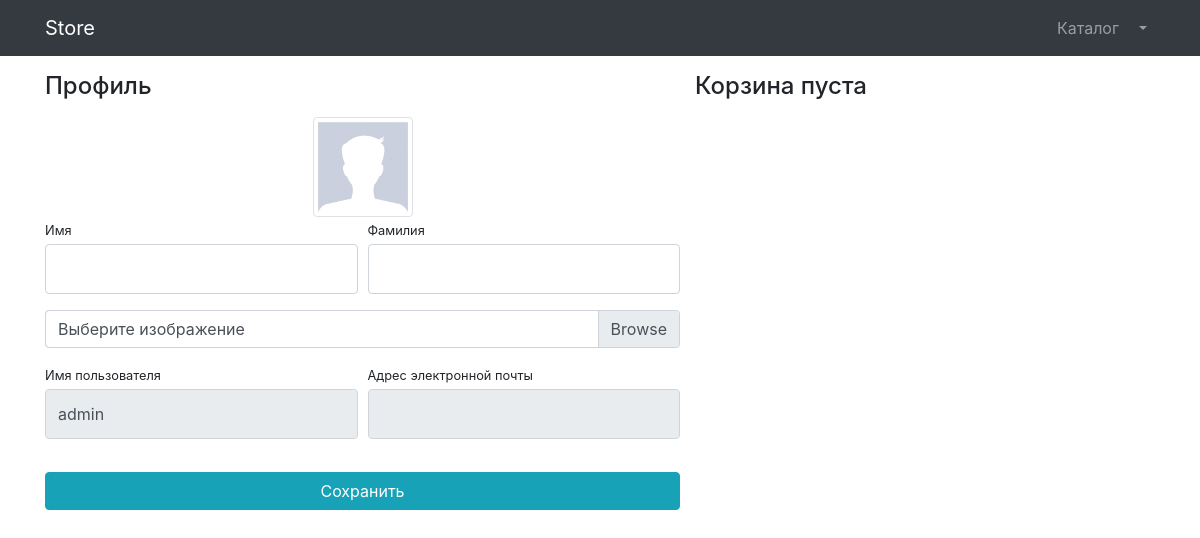
Before: /users/profile/1/ (signed in) with the older database file.
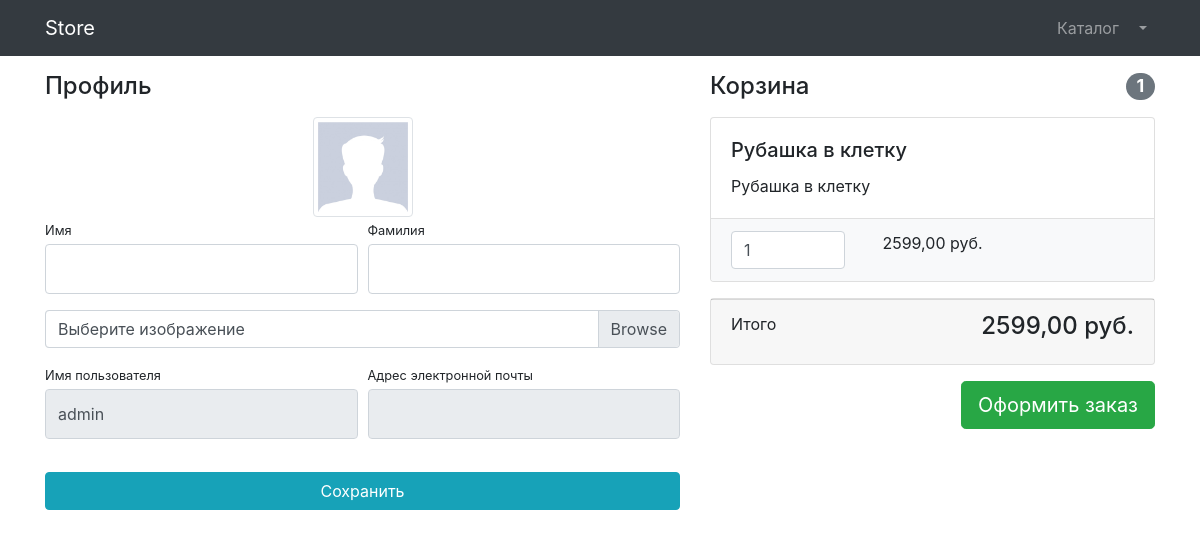
After: the same page with the newer database file.
### users/models.py (models this page shows)
class User(AbstractUser):
    images = models.ImageField(upload_to='users', verbose_name='Фотография пользователя')
    is_verified_email = models.BooleanField(default=False)  # Подтверждение почты
    class Meta:
        verbose_name = 'Пользователь'
        verbose_name_plural = 'Пользователи'

### products/models.py (models this page shows, shortened)
class Basket(models.Model):
    user = models.ForeignKey(User, on_delete=models.CASCADE)
    product = models.ForeignKey(Product, on_delete=models.CASCADE)
    quantity = models.PositiveSmallIntegerField(default=0)
    create_at = models.DateTimeField(auto_now_add=True)
    objects = BasketQuerySet.as_manager()
    def product_sum(self):
        return self.quantity * self.product.price

class Product(models.Model):
    name = models.CharField(verbose_name='Название', max_length=255, unique=True)
    description = models.TextField(verbose_name='Описание')
    price = models.DecimalField(verbose_name='Цена', max_digits=15, decimal_places=2)
    quantity = models.PositiveIntegerField(verbose_name='Количество', default=0)
    image = models.ImageField(verbose_name='Изображение', upload_to='product')
    category = models.ForeignKey(ProductCategory, on_delete=models.PROTECT, verbose_name='Категория')
    class Meta:
        verbose_name = 'Товар'
        verbose_name_plural = 'Товары'

### users/views.py (the view, shortened to what this page needs)
# urls.py: path('profile/<int:pk>/', login_required(ProfileUpdateView.as_view()), name='profile'),
class ProfileUpdateView(generic.UpdateView):
    model = User
    form_class = UserProfileForm
    template_name = 'users/profile.html'

### users/forms.py
class UserProfileForm(UserChangeForm):
    class Meta:
        model = User
        fields = ['first_name', 'last_name', 'images', 'username', 'email']
    first_name = forms.CharField(widget=forms.TextInput(
        attrs={'class': 'form-control py-4'}
    ))
    last_name = forms.CharField(widget=forms.TextInput(
        attrs={'class': 'form-control py-4'}
    ))
    images = forms.ImageField(widget=forms.FileInput(attrs={'class': 'custom-file-label'}))
    username = forms.CharField(widget=forms.TextInput(
        attrs={'class': 'form-control py-4', 'readonly': True}
    ))
    email = forms.CharField(widget=forms.EmailInput(
        attrs={'class': 'form-control py-4', 'readonly': True}
    ))

### products/context_processors.py (called while the page is built)
def baskets(request):
    user = request.user
    if user.is_authenticated:
        return {'baskets': Basket.objects.filter(user=user)}
    return {'baskets': []}

### products/models.py (called while the page is built)
    def total_sum(self):
        return sum(basket.product_sum() for basket in self)

    def total_quantity(self):
        return sum(basket.quantity for basket in self)

### users/templates/users/profile.html (shortened to what this page needs)
{% extends 'products/base.html' %}
{% load static %}
{% block css %}
    <link href="{% static 'vendor/css/profile.css' %}" rel="stylesheet">
{% endblock %}
{% block content %}
    <div class="container">
        <div class="row">
            <div class="col-lg-7">
                <h4 class="mt-3 mb-3">Профиль</h4>
                <div class="col-lg-12 text-center">
                    <img width="100" height="100"
                         src="{% if user.images %}{{ user.images.url }}{% else %}{% static 'vendor/img/users/default_avatar.jpg' %}{% endif %}"
                         class="img-thumbnail">
                </div>
                <form action="{% url 'users:profile' user.pk %}" method="post" enctype="multipart/form-data">
                    <div class="form-row">
                        <div class="col-lg-6">
                            <div class="form-group">
                                <label class="small mb-1" for="{{ form.first_name.id_for_label }}">Имя</label>
                                {{ form.first_name }}
                            </div>
                        </div>
                        <div class="col-lg-6">
                            <div class="form-group">
                                <label class="small mb-1" for="{{ form.last_name.id_for_label }}">Фамилия</label>
                                {{ form.last_name }}
                            </div>
                        </div>
                    </div>
                    <div class="form-row mb-2">
                        <div class="col-lg-12">
                            <div class="custom-file">
                                <label class="custom-file-label" for="{{ form.images.id_for_label }}">Выберите изображение</label>
                            </div>
                        </div>
                    </div>
                    <div class="form-row">
                        <div class="col-lg-6">
                            <label class="small mb-1" for="{{ form.username.id_for_label }}">Имя пользователя</label>
                            {{ form.username }}
                        </div>
                        <div class="col-lg-6">
                            <label class="small mb-1" for="{{ form.email.id_for_label }}">Адрес электронной
                                почты</label>
                            {{ form.email }}
                        </div>
                    </div>
                    <div class="form-row">
                        <div class="col-lg-12" style="margin-top: 33px;">
                            <input class="btn btn-info btn-block" type="submit" value="Сохранить">
                        </div>
                    </div>
                </form>
            </div>
            {% include 'products/baskets.html' %}
        </div>
    </div>
{% endblock %}

### products/templates/products/base.html (shortened to what this page needs)
{% load static %}
<!DOCTYPE html>
<html lang="en">
<head>
    <link href="{% static 'vendor/bootstrap/css/bootstrap.min.css' %}" rel="stylesheet">
    {% block css %}{% endblock %}
</head>
<body>
<nav class="navbar navbar-expand-lg navbar-dark bg-dark fixed-top">
    <div class="container">
        <a class="navbar-brand" href="{% url 'products:index' %}">Store</a>
        <div class="collapse navbar-collapse" id="navbarResponsive">
            <ul class="navbar-nav ml-auto">
                <li class="nav-item">
                    <a class="nav-link" href="{% url 'products:products' %}">Каталог
                    </a>
                </li>
                <li class="nav-item dropdown">
                    {% if user.is_authenticated %}
                        <a class="nav-link dropdown-toggle" href="#" id="navbarDropdown" role="button"
                           data-bs-toggle="dropdown" aria-expanded="false">
                        </a>
                    {% else %}
                        <li class="nav-item">
                            <a class="nav-link" href="{% url 'users:login' %}">Войти <i class="fas fa-sign-in-alt"></i></a>
                        </li>
                    {% endif %}
                </li>
            </ul>
        </div>
    </div>
</nav>
{% block content %}{% endblock %}
</body>
</html>

### products/templates/products/baskets.html (shortened to what this page needs)
{% if baskets %}
    <div class="col-lg-5">
        <h4 class="mt-3 mb-3 d-flex justify-content-between align-items-center mb-3">
            Корзина <span class="badge badge-secondary badge-pill">{{ baskets.total_quantity }}</span>
        </h4>
        {% for basket in baskets %}
            <div class="card mb-3">
                <div class="card-body">
                    <h5 class="card-title">{{ basket.product.name }}</h5>
                    <p class="card-text">{{ basket.product.description }}</p>
                </div>
                <ul class="list-group list-group-flush">
                    <li class="list-group-item bg-light">
                        <div class="row text-center">
                            <div class="col-lg-4">
                                <input name="basketID" type="number" class="form-control"
                                       value="{{ basket.quantity }}" min="0">
                            </div>
                            <div class="col-lg-4">{{ basket.product_sum }} руб.</div>
                            <div class="col-lg-4">
                            </div>
                        </div>
                    </li>
                </ul>
            </div>
        {% endfor %}
        <div class="card mb-3">
            <div class="card-footer">
                <p class="float-left">Итого</p>
                <h4 class="float-right">{{ baskets.total_sum }} руб.</h4>
            </div>
        </div>
        <a class="btn btn-success btn-lg float-right" href="../orders/order-create.html">
            Оформить заказ
        </a>
    </div>
{% else %}
    <h4 class="mt-3 mb-3 text-center">
        Корзина пуста
    </h4>
{% endif %}

Changed rows visible on the page:
added Basket: total_quantity "1", product.name "Рубашка в клетку", product.description "Рубашка в клетку", basketID "1", product_sum "2599,00", total_sum "2599,00"
Other visible differences:
text no longer shown: "Корзина пуста"
text now shown: "Корзина Итого руб. Оформить заказ"
